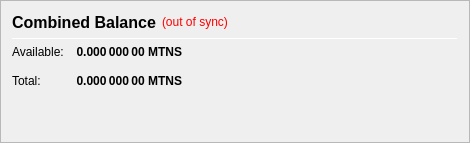
                   <widget class="QFrame" name="frame_CombinedBalances">
                    <property name="minimumSize">
                     <size>
                      <width>470</width>
                      <height>0</height>
                     </size>
                    </property>
                    <property name="frameShape">
                     <enum>QFrame::StyledPanel</enum>
                    </property>
                    <property name="frameShadow">
                     <enum>QFrame::Raised</enum>
                    </property>
                    <layout class="QVBoxLayout" name="verticalLayout_5">
                     <item>
                      <layout class="QHBoxLayout" name="horizontalLayout_5" stretch="0">
                       <item>
                        <widget class="QLabel" name="label_5z">
                         <property name="minimumSize">
                          <size>
                           <width>0</width>
                           <height>20</height>
                          </size>
                         </property>
                         <property name="font">
                          <font>
                           <pointsize>12</pointsize>
                           <weight>75</weight>
                           <bold>true</bold>
                          </font>
                         </property>
                         <property name="toolTip">
                          <string>Combined Balance (including unconfirmed and immature coins)</string>
                         </property>
                         <property name="text">
                          <string>Combined Balance</string>
                         </property>
                        </widget>
                       </item>
                       <item>
                        <widget class="QLabel" name="labelWalletStatus">
                         <property name="cursor">
                          <cursorShape>WhatsThisCursor</cursorShape>
                         </property>
                         <property name="toolTip">
                          <string>The displayed information may be out of date. Your wallet automatically synchronizes with the Wagerr network after a connection is established, but this process has not completed yet.</string>
                         </property>
                         <property name="styleSheet">
                          <string notr="true">QLabel { color: red; }</string>
                         </property>
                         <property name="text">
                          <string notr="true">(out of sync)</string>
                         </property>
                         <property name="alignment">
                          <set>Qt::AlignLeading|Qt::AlignLeft|Qt::AlignVCenter</set>
                         </property>
                        </widget>
                       </item>
                       <item>
                        <spacer name="horizontalSpacer_1">
                         <property name="orientation">
                          <enum>Qt::Horizontal</enum>
                         </property>
                         <property name="sizeHint" stdset="0">
                          <size>
                           <width>40</width>
                           <height>20</height>
                          </size>
                         </property>
                        </spacer>
                       </item>
                      </layout>
                     </item>
                     <item>
                      <widget class="Line" name="line_CombinedBalance">
                       <property name="minimumSize">
                        <size>
                         <width>0</width>
                         <height>1</height>
                        </size>
                       </property>
                       <property name="maximumSize">
                        <size>
                         <width>16777215</width>
                         <height>1</height>
                        </size>
                       </property>
                       <property name="orientation">
                        <enum>Qt::Horizontal</enum>
                       </property>
                      </widget>
                     </item>
                     <item>
                      <layout class="QGridLayout" name="gridLayout_3">
                       <property name="spacing">
                        <number>12</number>
                       </property>
                       <item row="1" column="0">
                        <widget class="QLabel" name="labelBalanceTextz">
                         <property name="text">
                          <string>Available:</string>
                         </property>
                        </widget>
                       </item>
                       <item row="1" column="1">
                        <widget class="QLabel" name="labelBalancez">
                         <property name="font">
                          <font>
                           <weight>75</weight>
                           <bold>true</bold>
                          </font>
                         </property>
                         <property name="cursor">
                          <cursorShape>IBeamCursor</cursorShape>
                         </property>
                         <property name="toolTip">
                          <string>Your current spendable balance</string>
                         </property>
                         <property name="text">
                          <string notr="true">0.000 000 00 MTNS</string>
                         </property>
                         <property name="alignment">
                          <set>Qt::AlignRight|Qt::AlignTrailing|Qt::AlignVCenter</set>
                         </property>
                         <property name="textInteractionFlags">
                          <set>Qt::LinksAccessibleByMouse|Qt::TextSelectableByKeyboard|Qt::TextSelectableByMouse</set>
                         </property>
                        </widget>
                       </item>
                       <item row="2" column="0">
                        <widget class="QLabel" name="labelTotalTextz">
                         <property name="text">
                          <string>Total:</string>
                         </property>
                        </widget>
                       </item>
                       <item row="2" column="1">
                        <widget class="QLabel" name="labelTotalz">
                         <property name="font">
                          <font>
                           <weight>75</weight>
                           <bold>true</bold>
                          </font>
                         </property>
                         <property name="cursor">
                          <cursorShape>IBeamCursor</cursorShape>
                         </property>
                         <property name="toolTip">
                          <string>Total Balance, including all unavailable coins.</string>
                         </property>
                         <property name="text">
                          <string notr="true">0.000 000 00 MTNS</string>
                         </property>
                         <property name="alignment">
                          <set>Qt::AlignRight|Qt::AlignTrailing|Qt::AlignVCenter</set>
                         </property>
                         <property name="textInteractionFlags">
                          <set>Qt::LinksAccessibleByMouse|Qt::TextSelectableByKeyboard|Qt::TextSelectableByMouse</set>
                         </property>
                        </widget>
                       </item>
                       <item row="2" column="3">
                        <spacer name="horizontalSpacer_2">
                         <property name="orientation">
                          <enum>Qt::Horizontal</enum>
                         </property>
                         <property name="sizeHint" stdset="0">
                          <size>
                           <width>40</width>
                           <height>20</height>
                          </size>
                         </property>
                        </spacer>
                       </item>
                      </layout>
                     </item>
                     <item>
                      <spacer name="verticalSpacer_1">
                       <property name="orientation">
                        <enum>Qt::Vertical</enum>
                       </property>
                       <property name="sizeHint" stdset="0">
                        <size>
                         <width>20</width>
                         <height>40</height>
                        </size>
                       </property>
                      </spacer>
                     </item>
                    </layout>
                   </widget>
